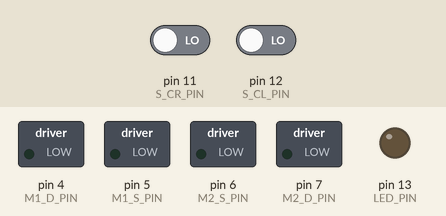
A sketch run on a simulated Arduino Uno, built with avr-gcc and run on an emulated ATmega328P. Shown: switched loads named in the sketch (green lamp = pin HIGH), output pins drawn as LEDs (lit = HIGH). The test bench sets the inputs (shaded band); at power-on: pin 11 (S_CR_PIN) LOW, pin 12 (S_CL_PIN) LOW.

Above: at 1.2 s.
1.3 s: pin 11 (S_CR_PIN) driven HIGH
At 2.5 s:
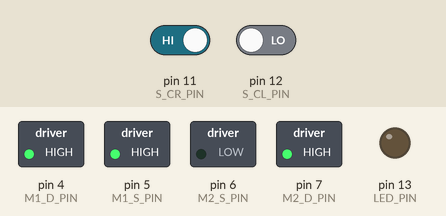
2.8 s: pin 11 (S_CR_PIN) driven LOW and pin 12 (S_CL_PIN) driven HIGH
At 3.8 s:
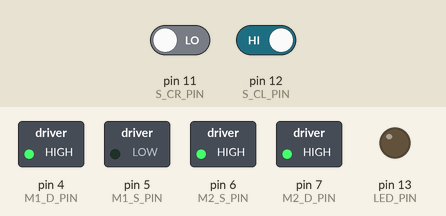
Timing chart, 0 to 5.8 s (numbered marks = the images above; inputs shaded):
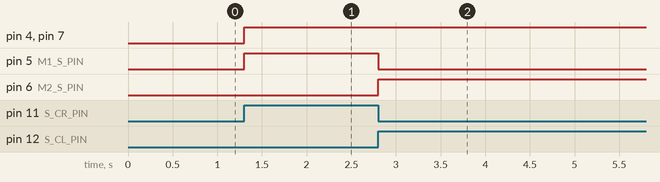

The sketch:

jikken_N8_ZigZagRail.ino
```cpp
// 8_ZigZagRail
const	int	LED_PIN  = 13; 	//LED Pin
const	int	M1_D_PIN  = 4;	//M1 Direction Pin
const	int	M1_S_PIN  = 5;	//M1 Speed Pin
const	int	M2_S_PIN  = 6; 	//M2 Speed Pin
const	int	M2_D_PIN  = 7; 	//M2 Direction Pin
const	int	S_CR_PIN  =11;	//Sensor CenterR Pin
const	int	S_CL_PIN  =12;	//Sensor CenterL Pin
const	int	S_OR_PIN  = 9; 	//Sensor OuterR Pin
const	int	S_OL_PIN = 10; 	//Sensor OuterL Pin
const	int	SPEED_H = 255;
const	int	SPEED_M = 100;
const	int	SPEED_Z   = 0;
const int FWD       = HIGH; //LOW  if it go reverse
const int BWD       = LOW;  //HIGH if it goes reverse
const int MOTOR_L   = 1;    //Motor selection parameter Left
const int MOTOR_R   = 0;    //Motor selection parameter Right
const	int	BLACK   = LOW;
const	int	WHITE  = HIGH;


void  moveM (int motor, int dir, int speed) {
  static  int oldM_dir[2]   = {0, 0}; // static memory of previous call
  static  int oldM_speed[2] = {0, 0}; // static memory of previous call
  int         M_S_PIN[2];             // speed PIN
  int         M_D_PIN[2];             // directionPIN
  M_S_PIN[0] =  M1_S_PIN;
  M_S_PIN[1] =  M2_S_PIN;
  M_D_PIN[0] =  M1_D_PIN;
  M_D_PIN[1] =  M2_D_PIN;


  if ((oldM_dir[motor] != dir) && (oldM_speed[motor] != SPEED_Z)
                               && (speed != SPEED_Z)) { // dir change then pause
    analogWrite (M_S_PIN[motor], SPEED_Z);  // set PWM zero
    delay (100);
  }

  digitalWrite (M_D_PIN[motor], dir);       // set direction
  analogWrite  (M_S_PIN[motor], speed) ;    // stop for short time
  oldM_dir[motor]   = dir;                  // memorize previous direction
  oldM_speed[motor] = speed;                // memorize previous speed
}


void setup() {
  pinMode (LED_PIN, OUTPUT);
  pinMode (M1_D_PIN, OUTPUT);
  pinMode (M2_D_PIN, OUTPUT);
  pinMode (S_CR_PIN, INPUT);
  pinMode (S_CL_PIN, INPUT);
//  pinMode (S_OR_PIN, INPUT);
//  pinMode (S_OL_PIN, INPUT);
}

void  loop() {
  int readSCR;
  int readSCL;
//  int readSOR;        // no use
//  int readSOL;        // no use

  while (true) {
    readSCR = digitalRead(S_CR_PIN);
    readSCL = digitalRead(S_CL_PIN);
    if (readSCR == WHITE && readSCL == BLACK) {
      moveM (MOTOR_L,FWD,SPEED_Z);      // L FWD Stop
      moveM (MOTOR_R,FWD,SPEED_H);      // R FWD FullSpeed
    }
    if (readSCR == BLACK && readSCL == WHITE) {
      moveM (MOTOR_R,FWD,SPEED_Z);      // R FWD Stop
      moveM (MOTOR_L,FWD,SPEED_H);      // L FWD FullSpeed
    }
  }
}
```

Measured:
- after the input at 1.3 s, pin 4 (M1_D_PIN), pin 5 (M1_S_PIN), pin 7 (M2_D_PIN): LOW → HIGH at once
- after the input at 2.8 s, pin 5 (M1_S_PIN): HIGH → LOW at once; pin 6 (M2_S_PIN): LOW → HIGH at once
